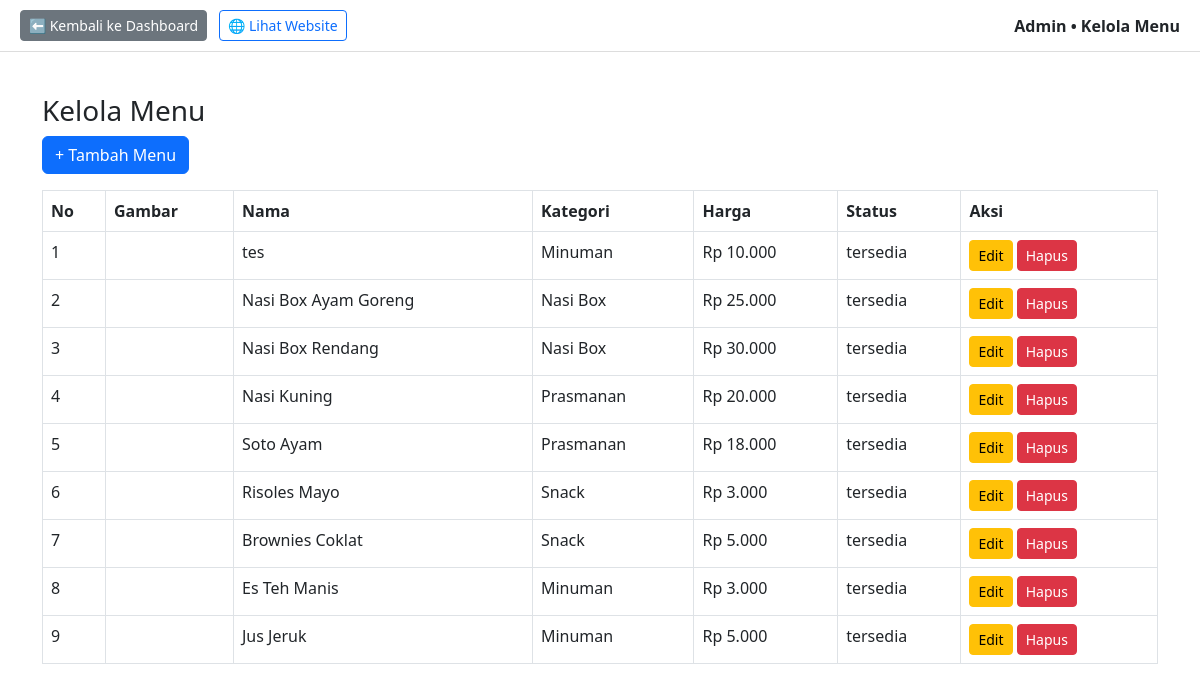
Page /admin/menu.php on the earlier database version.
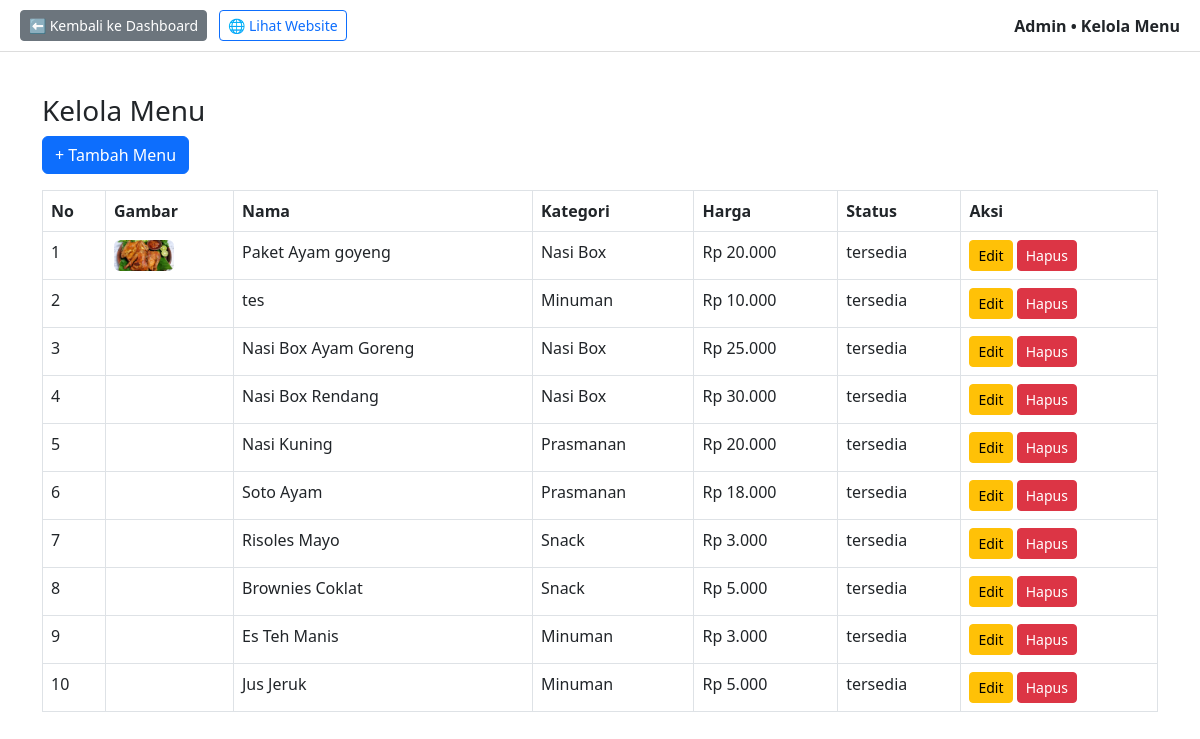
Same page on the later database version.
### tables this page shows
CREATE TABLE `menu` (
  `id` int(11) NOT NULL,
  `kategori_id` int(11) DEFAULT NULL,
  `nama_menu` varchar(100) NOT NULL,
  `deskripsi` text DEFAULT NULL,
  `harga` int(11) DEFAULT NULL,
  `gambar` varchar(255) DEFAULT NULL,
  `status` enum('tersedia','habis') DEFAULT 'tersedia',
  `created_at` timestamp NOT NULL DEFAULT current_timestamp()
);

CREATE TABLE `kategori` (
  `id` int(11) NOT NULL,
  `nama_kategori` varchar(50) NOT NULL,
  `deskripsi` text DEFAULT NULL
);

### admin/config.php (called while the page is built, shortened)
<?php
function format_rupiah($angka) {
    return "Rp " . number_format($angka, 0, ',', '.');
}

### admin/menu.php (the view, shortened to what this page needs)
<?php
require_once 'config.php';
$result = mysqli_query($conn, "SELECT m.*, k.nama_kategori FROM menu m
                               LEFT JOIN kategori k ON m.kategori_id = k.id
                               ORDER BY m.created_at DESC");
?>
<!DOCTYPE html>
<html lang="id">
<head>
<link href="https://cdn.jsdelivr.net/npm/bootstrap@5.3.0/dist/css/bootstrap.min.css" rel="stylesheet">
</head>
<body>
<div class="fixed-top-bar d-flex justify-content-between align-items-center">
    <div>
        <a href="index.php" class="btn btn-secondary btn-sm">
            ⬅ Kembali ke Dashboard
        </a>
        <a href="../index.php" class="btn btn-outline-primary btn-sm ms-2">
            🌐 Lihat Website
        </a>
    </div>
    <strong>Admin • Kelola Menu</strong>
</div>
<div class="container mt-4">
    <h3>Kelola Menu</h3>
    <button class="btn btn-primary mb-3" data-bs-toggle="modal" data-bs-target="#modalMenu">
        + Tambah Menu
    </button>
    <table class="table table-bordered">
        <thead>
        <tr>
            <th>No</th>
            <th>Gambar</th>
            <th>Nama</th>
            <th>Kategori</th>
            <th>Harga</th>
            <th>Status</th>
            <th>Aksi</th>
        </tr>
        </thead>
        <tbody>
        <?php $no=1; while($m=mysqli_fetch_assoc($result)): ?>
        <tr>
            <td><?= $no++ ?></td>
            <td>
                <?php if ($m['gambar']): ?>
                    <img src="../<?= $m['gambar'] ?>" width="60" class="rounded">
                <?php endif; ?>
            </td>
            <td><?= $m['nama_menu'] ?></td>
            <td><?= $m['nama_kategori'] ?></td>
            <td><?= format_rupiah($m['harga']) ?></td>
            <td><?= $m['status'] ?></td>
            <td>
                <button class="btn btn-warning btn-sm" onclick='editMenu(<?= json_encode($m) ?>)'>Edit</button>
                <a href="?delete=<?= $m['id'] ?>" onclick="return confirm('Hapus?')" class="btn btn-danger btn-sm">Hapus</a>
            </td>
        </tr>
        <?php endwhile; ?>
        </tbody>
    </table>
</div>
</body>
</html>

Differences in the rows shown:
added menu: gambar (picture), nama_menu "Paket Ayam goyeng", kategori.nama_kategori "Nasi Box", harga "Rp 20.000", status "tersedia"
